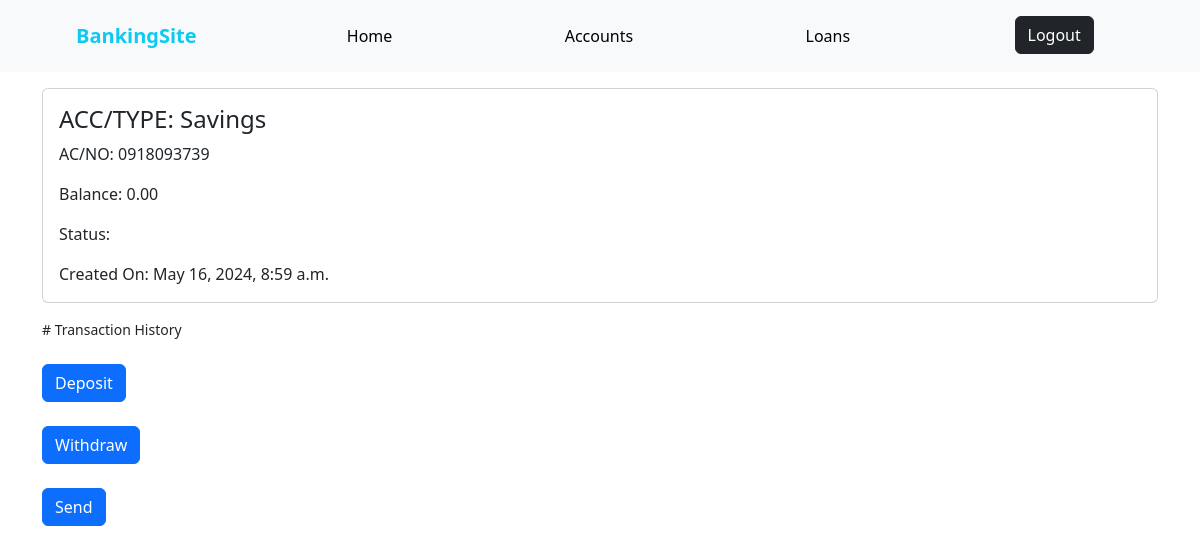
The page /account_details/3 on the database its author committed.
### main/models.py (models this page shows, shortened)
class Account(models.Model):
    user = models.ForeignKey(CustomUser, on_delete=models.CASCADE)
    account_type = models.CharField(max_length=100)
    account_no = models.CharField(max_length=100)
    balance = models.DecimalField(max_digits=10, decimal_places=2)
    status = models.CharField(max_length=100)
    date_of_creation = models.DateTimeField(auto_now_add=True)

### main/views.py (the view)
# urls.py: path('account_details/<int:id>', views.acc_details, name="account_details"),
def acc_details(request, id):
    account = Account.objects.filter(id=id)
    context = {
        'account': account
    }
    return render(request, 'main/account_details.html', context)

### templates/main/account_details.html
{% extends './home.html' %}
{% block content %}
<div class="container">
{% for acc in account %}
<div class="card text-start my-3">
    <div class="card-body">
        <h4 class="card-title">ACC/TYPE: {{acc.account_type}}</h4>
        <p class="card-text">AC/NO: {{acc.account_no}}</p>
        <p class="card-text">Balance: {{acc.balance}}</p>
        <p class="card-text">Status: {{acc.status}}</p>
        <p class="card-text">Created On: {{acc.date_of_creation}}</p>
    </div>
</div>
<p class="fw-lighter small"># Transaction History</p>
<div class="py-2 col-md-4">
    <a class="btn btn-primary btn-block" href="{% url 'deposit' %}">Deposit</a><br><br>
    <a class="btn btn-primary btn-block">Withdraw</a><br><br>
    <a class="btn btn-primary btn-block" href="">Send</a><br>
</div>
</div>
{% endfor %}
{% endblock %}

### rows shown on the page
Account: account_type "Savings", account_no "0918093739", balance "0.00", date_of_creation "May 16, 2024, 8:59 a.m."
